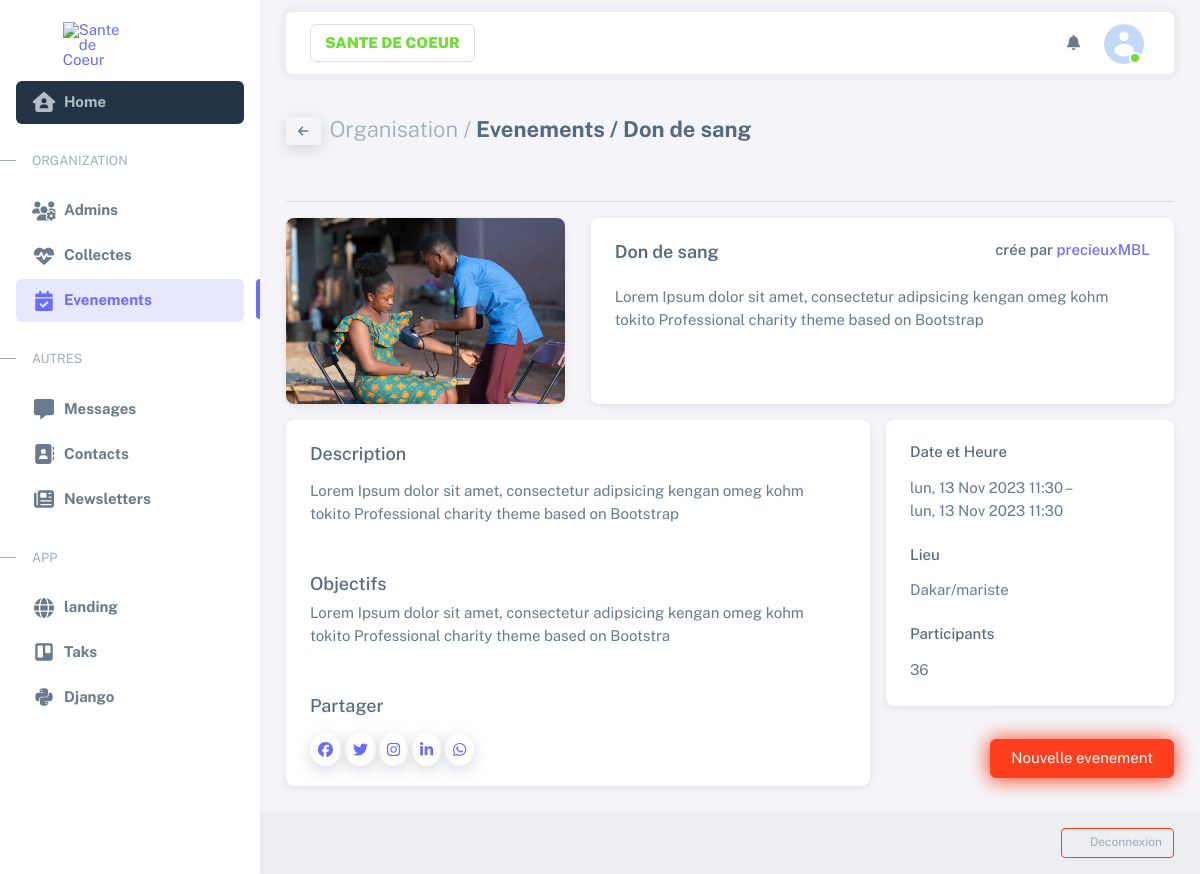
The app's page /sante/event/1 (signed in), older data.
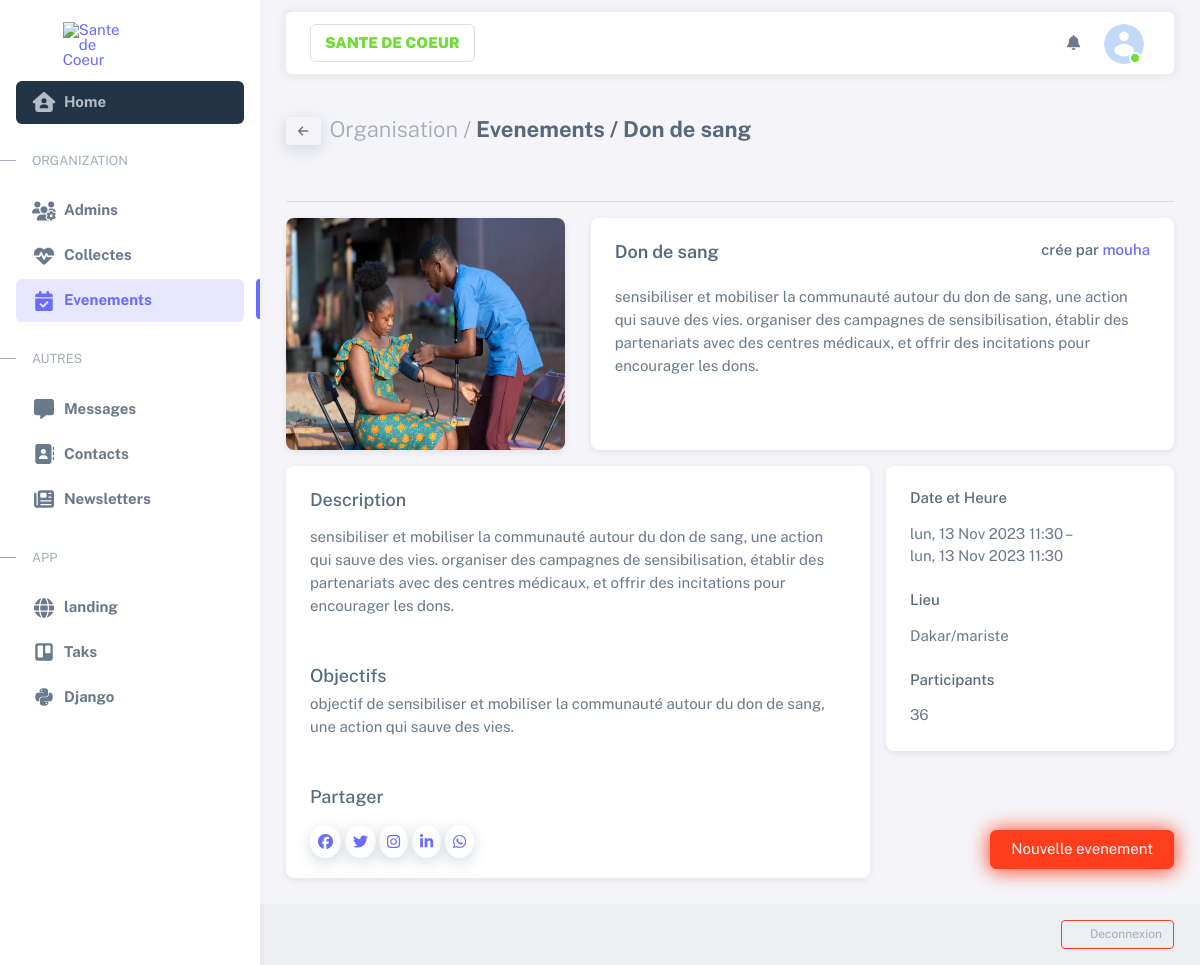
The same page, newer data.
### administration/models.py (models this page shows, shortened)
class EvenementCampagne(models.Model):
    titre = models.CharField(max_length=200)
    created_at = models.DateTimeField(auto_now_add=True)
    created_by = models.ForeignKey(User, on_delete=models.CASCADE)
    description = models.TextField()
    date_debut = models.DateTimeField()
    date_fin = models.DateTimeField()
    lieu = models.CharField(max_length=200)
    objectifs = models.TextField()
    image = models.ImageField(upload_to='campages/')
    type_evenement = models.CharField(max_length=50)
    participant = models.IntegerField(default=0)
    custom_fields = models.JSONField(blank=True, null=True)
    oraganisateurs = models.ManyToManyField(User, related_name='evenements_inscrits', blank=True)

### administration/views.py (the view)
# urls.py: path('event/<int:event_pk>', event_details, name='event_details'),
@login_required(login_url='login')
def event_details(request, event_pk):
    event =  get_object_or_404(EvenementCampagne, pk = event_pk)
    context = {
        'event' : event
    }
    return render(request, "administration/pages/events/event_details.html", context)

### context_processor.py (called while the page is built)
def all_context(request):
    user = request.user
    try :
        site = Site.objects.get(pk = 1)
    except Site.DoesNotExist :
        site = None
    try :
        avatar = Avatar.objects.get(user = user.pk, primary = 1)
        print(avatar)
    except Avatar.DoesNotExist :
        avatar = None
        print(avatar)
    context = {
        'avatar' : avatar,
        'site' : site,
        'path' : request.path
    }
    return context

### administration/templates/administration/pages/events/event_details.html (shortened to what this page needs)
{% extends "bases/sneat.html" %}
{% load static %}
{% block main %}
<div class="container-xxl flex-grow-1 container-p-y">
    <div class="d-md-flex justify-content-between">
      <h4 class="fw-bold py-3 mb-4">
        <a href="{% url 'events' %}" class="btn btn-falcon-default btn-sm shadow me-1" data-bs-toggle="tooltip" data-bs-placement="top" title data-bs-original-title="Back" aria-label="Back"><span class="fa fa-arrow-left"></span></a>
        <span class="text-muted fw-light">Organisation /</span> Evenements / {{ event.titre|capfirst }} </h4>
    </div>
    <hr class="" />
    <div class="row mt-3">
      <div class="col-lg-4 d-flex align-items-stretch">
          <div class="card h-100">
            <img class="card-img h-100" src="{{ event.image.url }}" alt="Card image cap" />
        </div>
      </div>
      <div class="col-lg-8 d-flex align-items-stretch">
        <div class="card w-100">
          <div class="card-body p-4">
            <div class='d-flex justify-content-between' >
            <h5 class="card-title fw-semibold mb-4">{{event.titre}}</h5>
            <h6><span class=''><p class="mb-0">crée par <a href="#!">{{ event.created_by }}</a></p>
            </span></h6>
          </div>
            <div class="table-responsive">
              {{ event.description }}
            </div>
          </div>
          <div class='card-footer'>
          </div>
        </div>
      </div>
  </div>
      <div class="row g-0">
        <div class="col-lg-8 pe-lg-2">
          <div class="card mb-3 mb-lg-0">
            <div class="card-body">
              <h5 class="fs-0 mb-3">Description</h5>
              <p>{{ event.description }}</p>
              <h5 class="fs-0 mt-5 mb-2">Objectifs</h5>
                <p>{{ event.objectifs }}</p>
              <h5 class="fs-0 mt-5 mb-2">Partager</h5>
              <div class="icon-group mt-4">
                <a class="icon-item text-facebook shadow p-2 rounded-circle" href="#!"><span class="fab fa-facebook"></span></a>
                <a class="icon-item shadow p-2 rounded-circle text-twitter" href="#!"><span class="fab fa-twitter"></span></a>
                <a class="icon-item shadow p-2 rounded-circle text-google-plus" href="#!"><span class="fab fa-instagram"></span></a>
                <a class="icon-item shadow p-2 rounded-circle text-linkedin" href="#!"><span class="fab fa-linkedin-in"></span></a>
                <a class="icon-item shadow p-2 rounded-circle text-700" href="#!"><span class="fab fa-whatsapp"></span></a></div>
            </div>
          </div>
        </div>
        <div class="col-lg-4 ps-lg-2">
          <div class="sticky-sidebar">
            <div class="card mb-3 fs--1">
              <div class="card-body">
                <h6>Date et Heure</h6>
                <p class="mb-1">{{ event.date_debut|date:"D, d M Y  H:i " }} – <br />{{ event.date_fin|date:"D, d M Y  H:i " }}</p>
                <h6 class="mt-4">Lieu</h6>
                <div class="mb-1">{{ event.lieu }}</div>
                <h6 class="mt-4">Participants</h6>
                <p class="fs--1 mb-0">36</p>
              </div>
            </div>
          </div>
        </div>
      </div>
</div>
{% endblock main %}
{% block floting_button %}
<a
  href="#"
  target="_blank"
  class="btn btn-danger btn-buy-now"
  data-bs-toggle="modal"
  data-bs-target="#addeventModal"
  >Nouvelle evenement</a
  >
{% endblock floting_button %}
{% block madals %}
{% include "administration/components/addcollectmodal.html" %}
{% include "administration/components/adddonmodal.html" %}
{% endblock madals %}

Row changes from the older to the newer data that the page shows:
changed EvenementCampagne "Don de sang": created_by "precieuxMBL" → "mouha"; description "Lorem Ipsum dolor sit amet, consectetur adipsicing kengan omeg kohm tokito Professional charity theme based on Bootstrap" → "sensibiliser et mobiliser la communauté autour du don de sang, une action qui sauve des vies. organiser des campagnes de sensibilisation, établir des partenariats avec des centres médicaux, et offrir des incitations pour encourager les dons."; objectifs "Lorem Ipsum dolor sit amet, consectetur adipsicing kengan omeg kohm tokito Professional charity theme based on Bootstra" → "objectif de sensibiliser et mobiliser la communauté autour du don de sang, une action qui sauve des vies."
